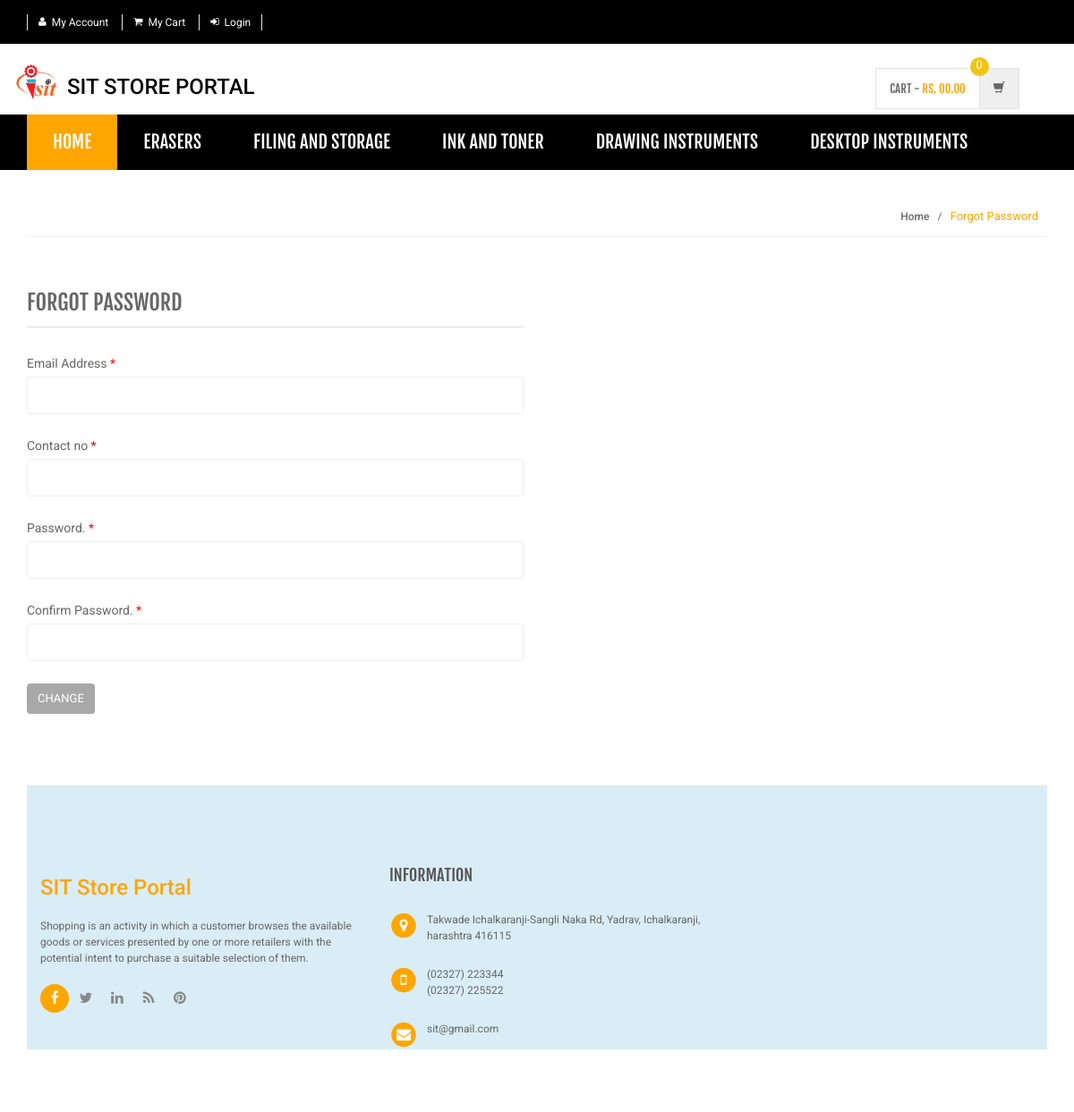
/forgot-password.php, run on the app's committed database.
### tables this page shows
CREATE TABLE `category` (
  `id` int(11) NOT NULL,
  `categoryName` varchar(255) DEFAULT NULL,
  `categoryDescription` longtext DEFAULT NULL,
  `creationDate` timestamp NOT NULL DEFAULT current_timestamp(),
  `updationDate` varchar(255) DEFAULT NULL
);

### includes/menu-bar.php (the view, shortened to what this page needs)
<div class="header-nav animate-dropdown " style="background-color: black">
    <div class="container">
        <div class="yamm navbar navbar-default" role="navigation">
            <div class="nav-bg-class">
                <div class="navbar-collapse collapse" id="mc-horizontal-menu-collapse">
	<div class="nav-outer">
		<ul class="nav navbar-nav">
			<li class="active dropdown yamm-fw">
				<a href="index.php" data-hover="dropdown" class="dropdown-toggle">Home</a>
			</li>
             <?php $sql=mysqli_query($con,"select id,categoryName  from category limit 5");
while($row=mysqli_fetch_array($sql))
{
    ?>
			<li class="dropdown yamm">
				<a href="category.php?cid=<?php echo $row['id'];?>"> <?php echo $row['categoryName'];?></a>
			</li>
			<?php } ?>
		</ul>
		<div class="clearfix"></div>
	</div>
</div>
            </div>
        </div>
    </div>
</div>

### assets/css/green.css (style rules this page uses)
a { color: orange; }
.header-style-1 .header-nav { background: orange; }
.cnt-home .header-style-1 .header-nav .navbar .navbar-nav > li.active { background: orange; }

### assets/css/lightbox.css (style rules this page uses)
body:after { content: url(../images/close.png) url(../images/loading.gif) url(../images/prev.png) url(../images/next.png); display: none; }

### assets/css/blue.css (style rules this page uses)
a { color: #3498db; }
.header-style-1 .header-nav { background: #3498db; }
.cnt-home .header-style-1 .header-nav .navbar .navbar-nav > li.active { background: #1d6ca1; }

### assets/css/red.css (style rules this page uses)
a { color: #ff6c6c; }
.header-style-1 .header-nav { background: #ff6c6c; }
.cnt-home .header-style-1 .header-nav .navbar .navbar-nav > li.active { background: #ff1a1a; }

### assets/css/orange.css (style rules this page uses)
a { color: #f39c12; }
.header-style-1 .header-nav { background: #f39c12; }
.cnt-home .header-style-1 .header-nav .navbar .navbar-nav > li.active { background: #ab6c09; }

### assets/css/dark-green.css (style rules this page uses)
a { color: #12cca7; }
.header-style-1 .header-nav { background: #12cca7; }
.cnt-home .header-style-1 .header-nav .navbar .navbar-nav > li.active { background: #0b816a; }

### data on the page
category: categoryName "ERASERS"
category: categoryName "FILING AND STORAGE"
category: categoryName "INK AND TONER"
category: categoryName "DRAWING INSTRUMENTS"
category: categoryName "DESKTOP INSTRUMENTS"
